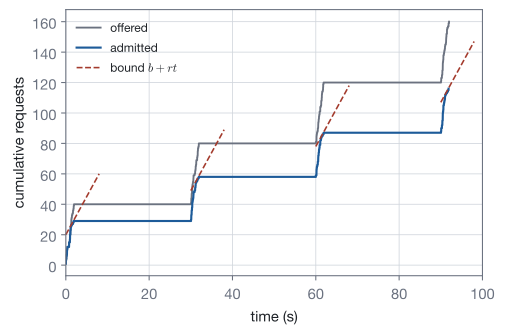

Here is the Python script that generated this plot:
"""Cumulative requests offered and admitted by a token bucket of capacity 20 and refill rate 5 per second, for bursts of 40
requests every 30 seconds, with the bound b + r t from the start of each burst."""
import os
import random
import sys

sys.path.insert(0, os.path.join(os.path.dirname(os.path.abspath(__file__)), "..", "..", "..", "_filters"))
from figstyle import *  # noqa: E402,F403

random.seed(1218)
times = sorted(t0 + random.uniform(0, 2) for t0 in range(0, 120, 30) for _ in range(40))
b, r, tokens, last = 20, 5, 20.0, 0.0
admitted = []
for t in times:
    tokens = min(b, tokens + r * (t - last)); last = t
    if tokens >= 1:
        tokens -= 1; admitted.append(t)

fig, ax = plt.subplots(figsize=(5.6, 3.6))
ax.step(times, range(1, len(times) + 1), where="post", color=MUTED, lw=1.4, label="offered")
ax.step(admitted, range(1, len(admitted) + 1), where="post", color=ACCENT, lw=1.6, label="admitted")
for t0 in range(0, 120, 30):
    before = sum(1 for a in admitted if a < t0)
    xs = [t0, t0 + 8]
    ax.plot(xs, [before + b + r * (x - t0) for x in xs], color=STATEMENT, lw=1.2, ls="--",
            label="bound $b + rt$" if t0 == 0 else None)
ax.set_xlabel("time (s)")
ax.set_ylabel("cumulative requests")
ax.set_xlim(0, 100)
ax.grid(True, color=GRID, lw=0.6)
ax.legend(frameon=False, loc="upper left", fontsize=9)
save_figure(fig, "token_bucket")
